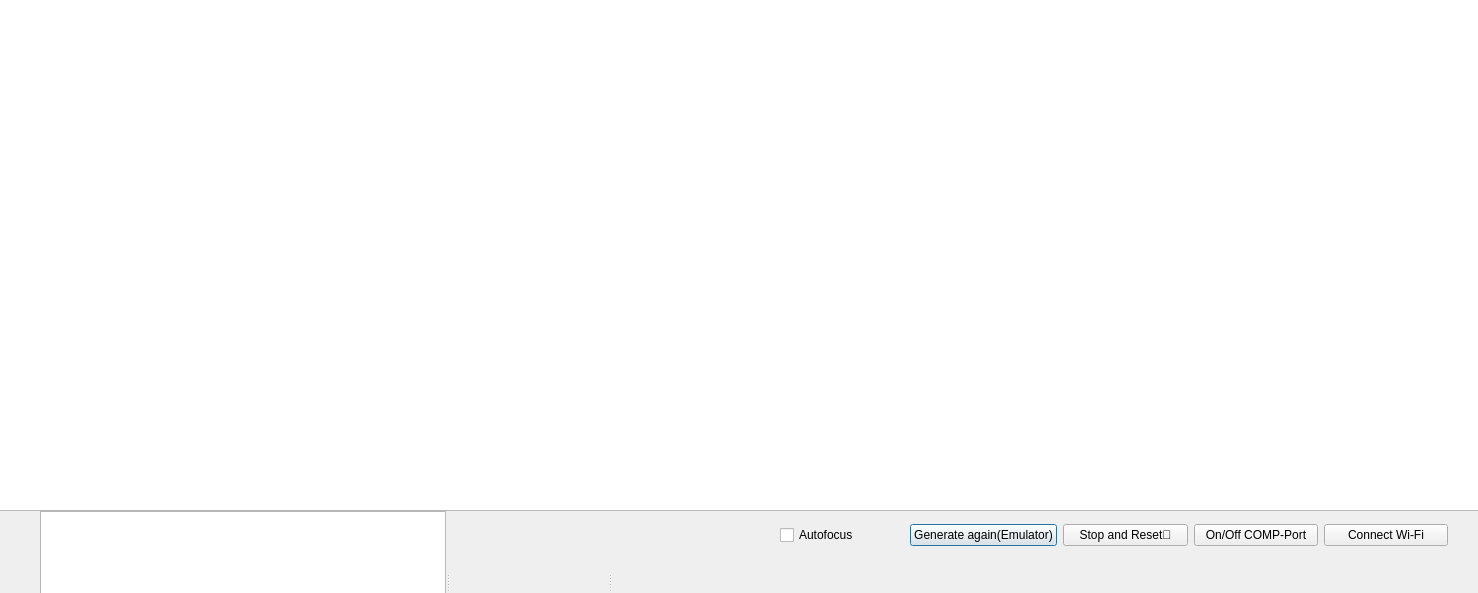
<?xml version="1.0" encoding="UTF-8"?>
<ui version="4.0">
 <class>DebuggerWindow</class>
 <widget class="QDialog" name="DebuggerWindow">
  <property name="geometry">
   <rect>
    <x>0</x>
    <y>0</y>
    <width>1478</width>
    <height>593</height>
   </rect>
  </property>
  <property name="maximumSize">
   <size>
    <width>16777215</width>
    <height>593</height>
   </size>
  </property>
  <property name="windowTitle">
   <string>Dialog</string>
  </property>
  <widget class="QGraphicsView" name="graphicsView">
   <property name="geometry">
    <rect>
     <x>-20</x>
     <y>-60</y>
     <width>1531</width>
     <height>571</height>
    </rect>
   </property>
   <property name="minimumSize">
    <size>
     <width>0</width>
     <height>571</height>
    </size>
   </property>
  </widget>
  <widget class="QWidget" name="layoutWidget">
   <property name="geometry">
    <rect>
     <x>780</x>
     <y>520</y>
     <width>668</width>
     <height>31</height>
    </rect>
   </property>
   <layout class="QHBoxLayout" name="horizontalLayout">
    <item>
     <widget class="QCheckBox" name="cbSmartFocus">
      <property name="text">
       <string>Autofocus</string>
      </property>
     </widget>
    </item>
    <item>
     <widget class="QPushButton" name="restartButton">
      <property name="text">
       <string>Generate again(Emulator)</string>
      </property>
      <property name="autoDefault">
       <bool>true</bool>
      </property>
     </widget>
    </item>
    <item>
     <widget class="QPushButton" name="stopButton">
      <property name="text">
       <string>Stop and Reset🛑</string>
      </property>
     </widget>
    </item>
    <item>
     <widget class="QPushButton" name="btnTogglePort">
      <property name="text">
       <string>On/Off COMP-Port</string>
      </property>
      <property name="autoDefault">
       <bool>false</bool>
      </property>
     </widget>
    </item>
    <item>
     <widget class="QPushButton" name="btnToggleWifi">
      <property name="text">
       <string>Connect Wi-Fi</string>
      </property>
     </widget>
    </item>
   </layout>
  </widget>
  <widget class="QSplitter" name="splitter">
   <property name="geometry">
    <rect>
     <x>40</x>
     <y>511</y>
     <width>731</width>
     <height>141</height>
    </rect>
   </property>
   <property name="orientation">
    <enum>Qt::Horizontal</enum>
   </property>
   <widget class="QTextEdit" name="logConsole"/>
   <widget class="QWidget" name="groupContainer" native="true"/>
   <widget class="QWidget" name="sectorContainer" native="true"/>
  </widget>
 </widget>
 <resources/>
 <connections/>
</ui>
